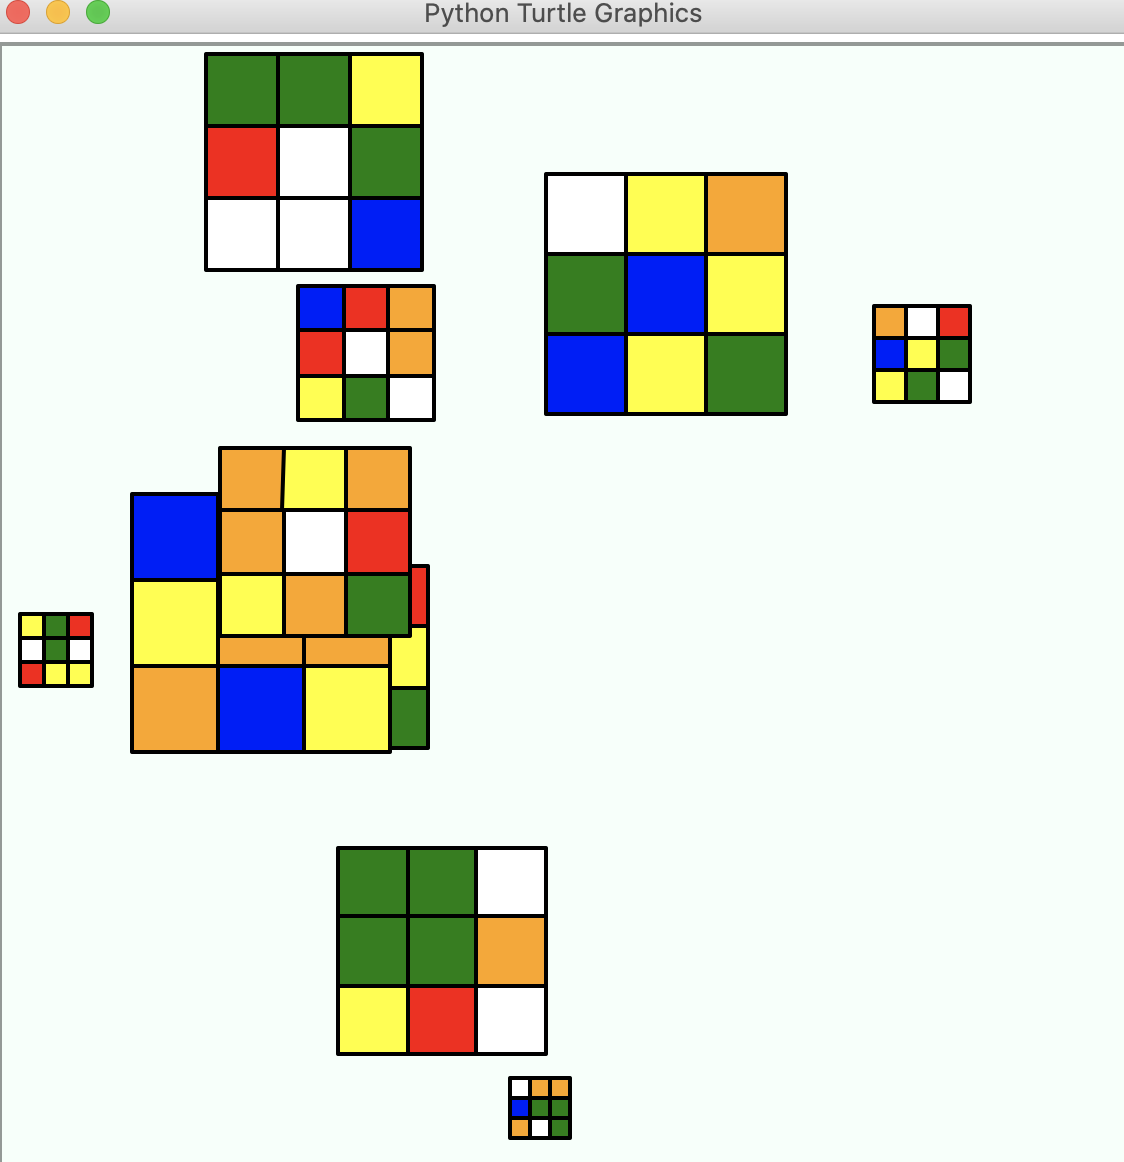

This figure's Python source:
# Author: Sloane Luckiewicz

# set up
import random 
import turtle 
pen = turtle.Turtle()
turtle.setup(575,575)
pen.speed(0)
pen.pensize(2)
pen.hideturtle()
pen.pencolor("black")
turtle.bgcolor("mintcream")

rubicsColors = ("red", "blue", "yellow", "orange", "green", "white")

# draw square
def draw_square(x,y,width,rubicsColors):
    pen.up()
    pen.setpos(x,y)
    pen.down()
    color = random.choice(rubicsColors)
    pen.fillcolor(color)
    pen.begin_fill()
    for i in range(4):
        pen.forward(width)
        pen.left(90)
    pen.end_fill()

# stack 3x3 square
def draw_rubics_cube(x,y,size):
    for i in range(3):
        for i in range(3):
            draw_square(x,y,size,rubicsColors)
            x+=size
        x-=size*3
        y+=size

# draw 10 rubics cubes
def draw_10_cubes():
    for i in range(10):
        size = random.randint(20,100)/2
        x = random.randint(-int(turtle.window_width()/2), int(turtle.window_width()/3.5))
        y = random.randint(-int(turtle.window_height()/2), int(turtle.window_height()/3))
        
        draw_rubics_cube(x,y,size)

draw_10_cubes()

turtle.done()
